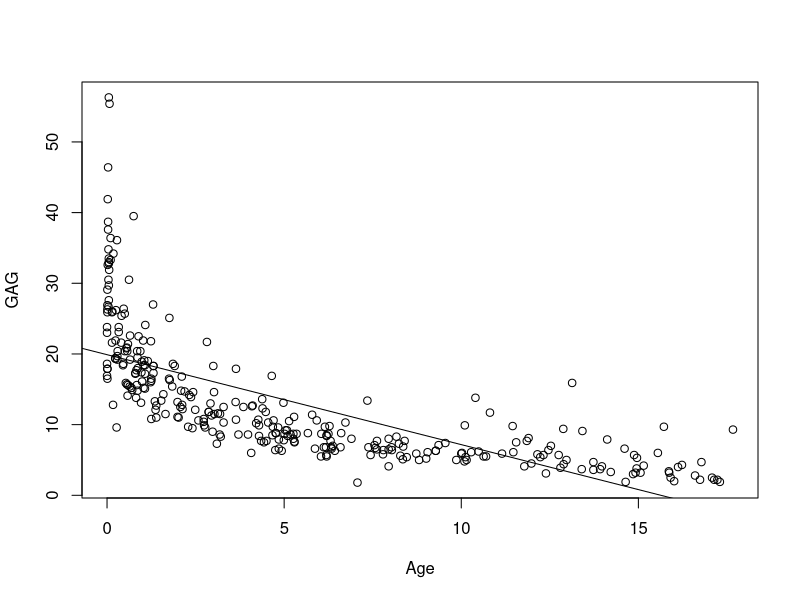
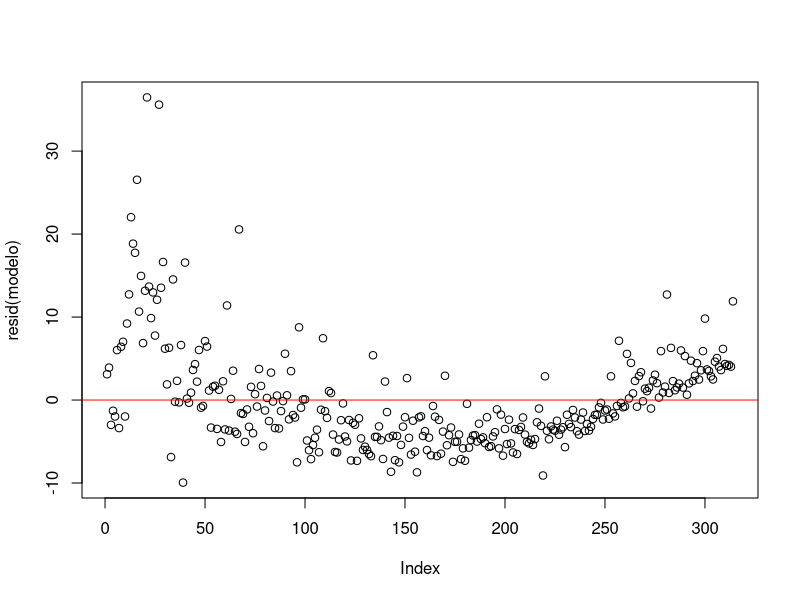

R code for these plots, in order:
data <- read.csv("../../datasets/GAGurine.csv")
head(data)
modelo <- lm( GAG ~ Age, data = data)

# Estatísticas
summary(modelo)

# Equação da reta
coef(modelo)

# Gráfico de dispersão
png("GAGurine_modelo.png")
plot(x = data$Age, y = data$GAG, xlab = "Age", ylab = "GAG")
abline(modelo)
dev.off()
browseURL("GAGurine_modelo.png")

# Gráfico de Residuais
png("GAGurine_residuos.png")
plot(resid(modelo))
abline(0, 0, col = "red")
dev.off()
browseURL("GAGurine_residuos.png")
